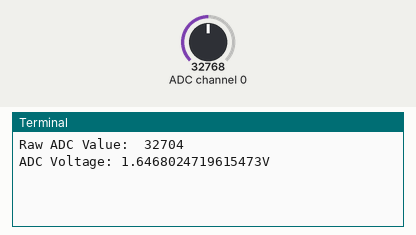
This program was run on a simulated Raspberry Pi (BCM pin numbers). Parts: the last lines printed to the terminal. The inputs (shaded band) are chosen by the test bench; at power-on: ADC channel 0 = 32768 (analog values on the 0–65535 scale).

Above: at 1.2 s.
1.3 s: ADC channel 0 set to 45874
At 2.6 s:
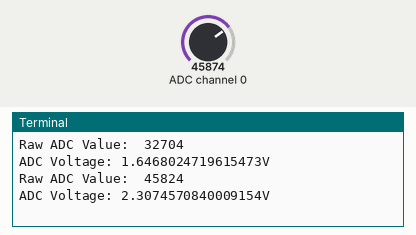
2.8 s: ADC channel 0 set to 57670
At 5.0 s:
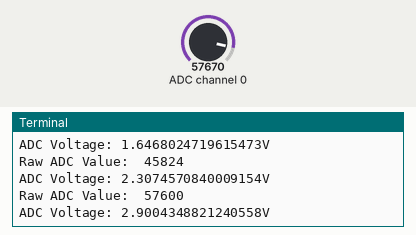
Timing chart, 0 to 6.5 s (numbered marks = the images above; inputs shaded):
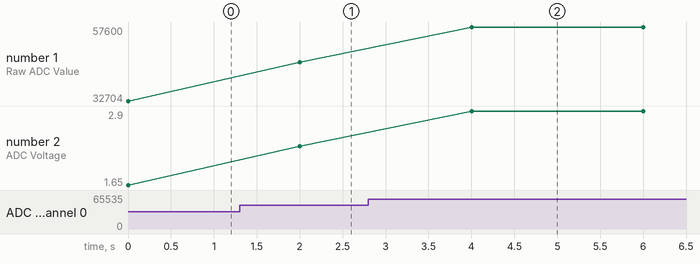

Measured:
- after the input at 1.3 s, the terminal: prints a new line after 0.70 s (image 1)
- after the input at 2.8 s, the terminal: prints a new line after 1.2 s (image 2)
- plotted number 1: 32704 → 45824 after the input at 1.3 s, 45824 → 57600 after the input at 2.8 s
- plotted number 2: 1.65 → 2.31 after the input at 1.3 s, 2.31 → 2.9 after the input at 2.8 s

The program:

soil-percentage.py
```python
import busio
import digitalio
import board
import time
import adafruit_mcp3xxx.mcp3008 as MCP
from adafruit_mcp3xxx.analog_in import AnalogIn

# create the spi bus
spi = busio.SPI(clock=board.SCK, MISO=board.MISO, MOSI=board.MOSI)
# create the cs (chip select)
cs = digitalio.DigitalInOut(board.CE0)

# create the mcp object
mcp = MCP.MCP3008(spi, cs)

# create an analog input channel on pin 0
chan = AnalogIn(mcp, MCP.P0)

while True:
    print('Raw ADC Value: ', chan.value)
    print('ADC Voltage: ' + str(chan.voltage) + 'V')
    time.sleep(2)
```
